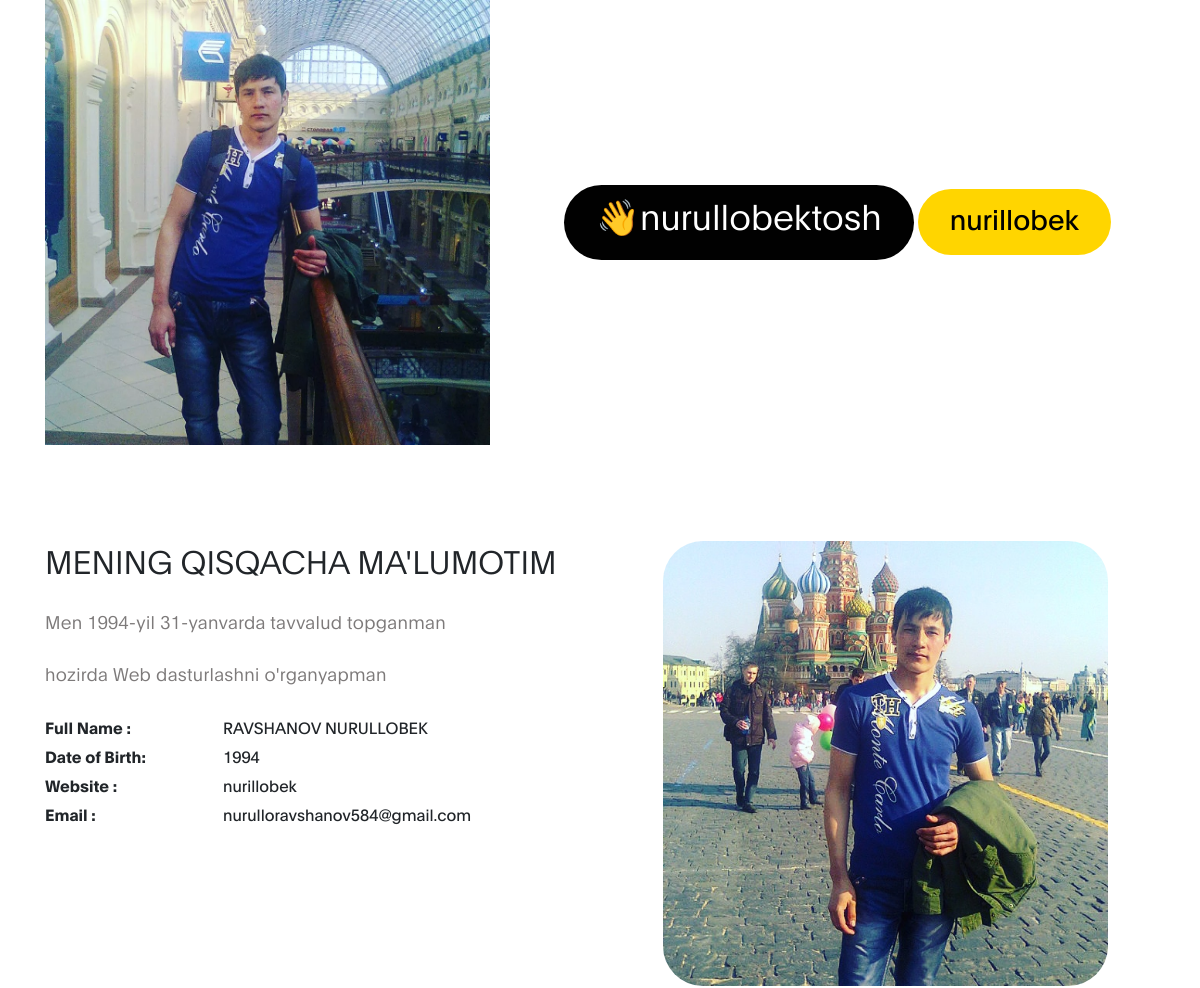
The app's page / (upper part), older data.
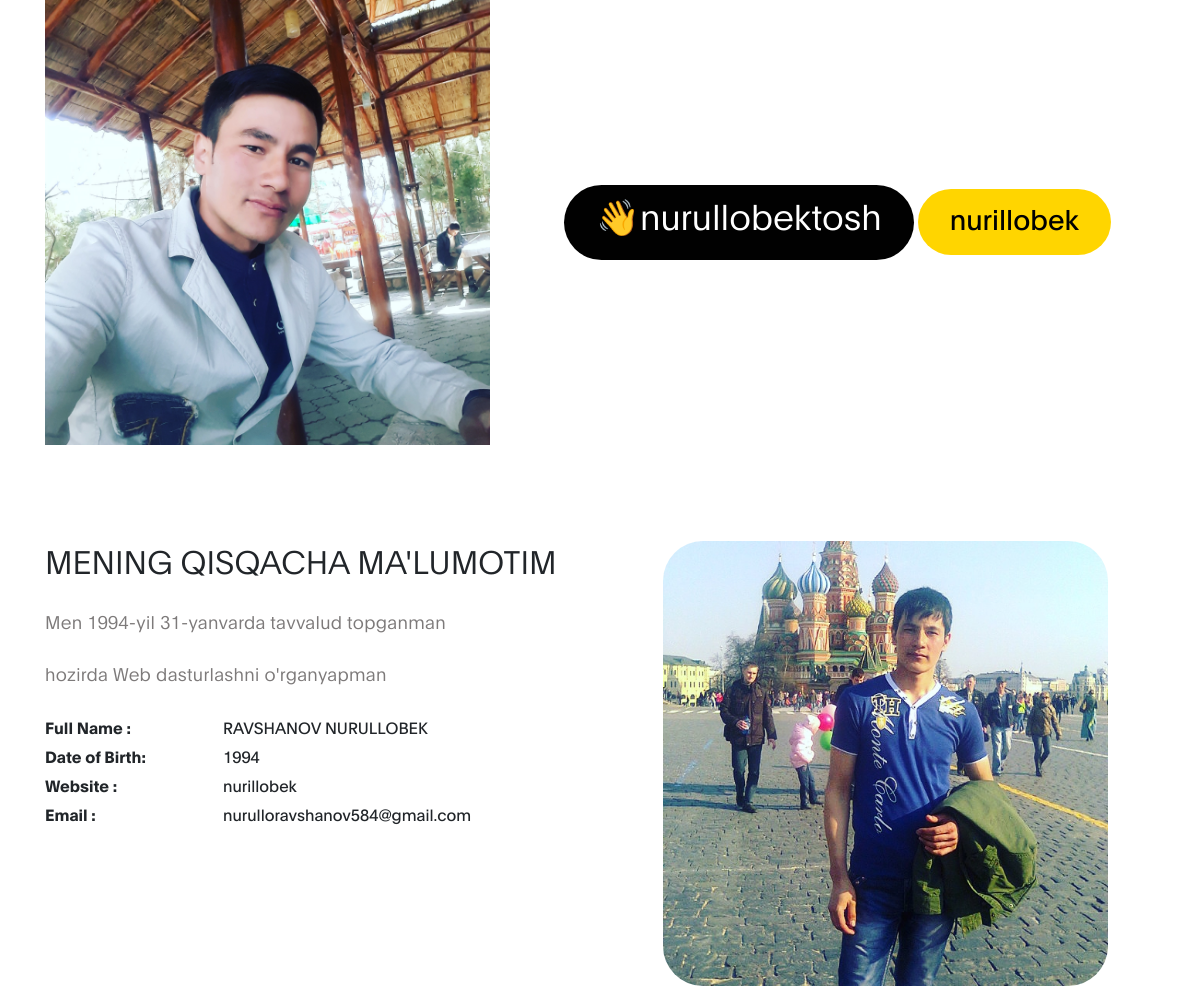
The same page, newer data.
### main/models.py (models this page shows, shortened)
class Enterance(models.Model):
    img = models.ImageField(upload_to='enterance_photo/')
    name = models.CharField(max_length=255)

class About(models.Model):
    title = models.CharField(max_length=255)
    text_1 = models.TextField()
    text_2 = models.TextField()

class About_info(models.Model):
    full_name = models.CharField(max_length=200)
    date_of_birth = models.IntegerField()
    about_instagram = models.CharField(max_length=200)
    email = models.CharField(max_length=255)

class About_me_photo(models.Model):
    img = models.ImageField(upload_to='about_phots/')

### main/views.py (the view)
# urls.py: path('', index_view, name='index_urls'),
def index_view(request):
    context = {
        'enterance': Enterance.objects.all().order_by('-id')[:1],
        'about': About.objects.all(),
        'about_me_photo': About_me_photo.objects.all().order_by('-id')[:1],
        'know_me': Know_me.objects.all().order_by('-id')[:3],
        'comment': Comment.objects.all().order_by('-id')[:4],
        'savollar': Savollar.objects.all().order_by('-id')[:5],
        'about_info': About_info.objects.all().order_by('-id')[:4],
        'info': Info.objects.all().order_by('-id')[:4],
        'contact': Contact.objects.last()
    }
    return render(request, 'index.html', context)

### templates/index.html (shortened to what this page needs)
{% load static %}
<!DOCTYPE html>
<html lang="en">
<head>
     <link rel="stylesheet" href="{% static 'css/bootstrap.min.css' %}">
     <link rel="stylesheet" href="{% static 'css/all.min.css' %}">
     <link rel="stylesheet" href="{% static 'css/owl.carousel.min.css' %}">
     <link rel="stylesheet" href="{% static 'css/owl.theme.default.min.css' %}">
     <link rel="stylesheet" href="{% static 'css/tooplate-ben-resume-style.css' %}">
</head>
<body data-spy="scroll" data-target="#navbarNav" data-offset="50">
    <section class="hero d-flex flex-column justify-content-center align-items-center" id="intro">
         <div class="container">
            <div class="row">
                {% for i in enterance %}
                  <div class="mx-auto col-lg-5 col-md-5 col-10">
                      <img width="1200" height="1200" src= "{{ i.img.url }}" class="img-fluid" alt="Ben Resume HTML Template">
                  </div>
                   <div class="d-flex flex-column justify-content-center align-items-center col-lg-7 col-md-7 col-12">
                        <div class="hero-text">
                            <h1 class="hero-title">👋{{ i.name }}</h1>
                            <a href="https://www.instagram.com/nurilloravshanov/" class="email-link">
                                nurillobek
                            </a>
                        </div>
                    </div>
                {% endfor %}
            </div>
        </div>
    </section>
    <section class="about section-padding" id="about">
        <div class="container">
            <div class="row">
                <div class="col-lg-6 col-md-6 col-12">
                    {% for i in about %}
                    <h3 class="mb-4">{{ i.title }}</h3>
                    <p>{{ i.text_1 }}</p>
                    <p>{{ i.text_2 }}</p>
                    {% endfor %}
                    {% for i in about_info %}
                    <ul class="mt-4 mb-5 mb-lg-0 profile-list list-unstyled">
                        <li><strong>Full Name :</strong>{{ i.full_name }}</li>
                        <li><strong>Date of Birth:</strong>{{ i.date_of_birth }}</li>
                        <li><strong>Website :</strong>{{ i.about_instagram }}</li>
                        <li><strong>Email :</strong>{{ i.email }}</li>
                    </ul>
                    {% endfor %}
                </div>
                {% for i in about_me_photo %}
                <div class="col-lg-5 mx-auto col-md-6 col-12">
                    <img src="{{ i.img.url }}" class="about-image img-fluid" alt="Ben's Resume HTML Template">
                </div>
                {% endfor %}
            </div>
        </div>
    </section>
</body>
</html>

### static/css/tooplate-ben-resume-style.css (style rules this page uses)
:root { --primary-color: #ffd500; --white-color: #ffffff; --dark-color: #010101; --menu-bg-color: #212529; --gray-color: #909090; --p-color: #7d7a7a; --base-font-family: "Plain", -apple-system,BlinkMacSystemFont,"Segoe UI",Roboto,"Helvetica Neue",Arial,"Noto Sans",sans-serif,"Apple Color Emoji","Segoe UI Emoji","Segoe UI Symbol","Noto Color Emoji"; --font-weight-bold: 600; --font-weight-normal: 400; --font-weight-light: 300; --h1-font-size: 56px; --h2-font-size: 48px; --h3-font-size: 38px; --h4-font-size: 34px; --h5-font-size: 30px; --h6-font-size: 24px; --p-font-size: 18px; --base-font-size: 16px; --button-font-size: 20px; --border-radius-large: 100%; --border-radius-medium: 80px; --border-radius-small: 40px; }
body { font-family: var(--base-font-family); }
h1 { font-size: var(--h1-font-size); }
h1, h3 { font-weight: var(--font-weight-light); }
h3 { font-size: var(--h3-font-size); }
p { color: var(--p-color); font-size: var(--p-font-size); font-weight: var(--font-weight-light); letter-spacing: 0.3px; line-height: 2em; }
.section-padding { padding: 6rem 0; }
* { -webkit-box-sizing: border-box; -moz-box-sizing: border-box; box-sizing: border-box; }
*::before, *::after { -webkit-box-sizing: border-box; -moz-box-sizing: border-box; box-sizing: border-box; }
a { color: var(--dark-color); text-decoration: none; transition: all 0.4s linear; }
.hero-title, .email-link { background: var(--dark-color); border-radius: var(--border-radius-medium); color: var(--white-color); display: inline-block; margin: 0.5rem 0; padding: 0.5rem 2rem 1.5rem 2rem; font-size: 2.2em; }
.email-link { background: var(--primary-color); color: var(--dark-color); font-size: var(--h4-font-size); padding: 0.5rem 2rem 1rem 2rem; }
.about-image { border-radius: var(--border-radius-small); }
.profile-list li { margin: 0.3rem 0; }
.profile-list strong { display: inline-block; width: 30%; margin-right: 1rem; }
@media screen and (max-width: 1200px) { h1 { font-size: 42px; } }
@media screen and (max-width: 1200px) { h3 { font-size: 32px; } }
@media screen and (max-width: 1200px) { .email-link { font-size: 28px; } }

Row changes from the older to the newer data that the page shows:
changed Enterance "nurullobektosh": img: a different picture
